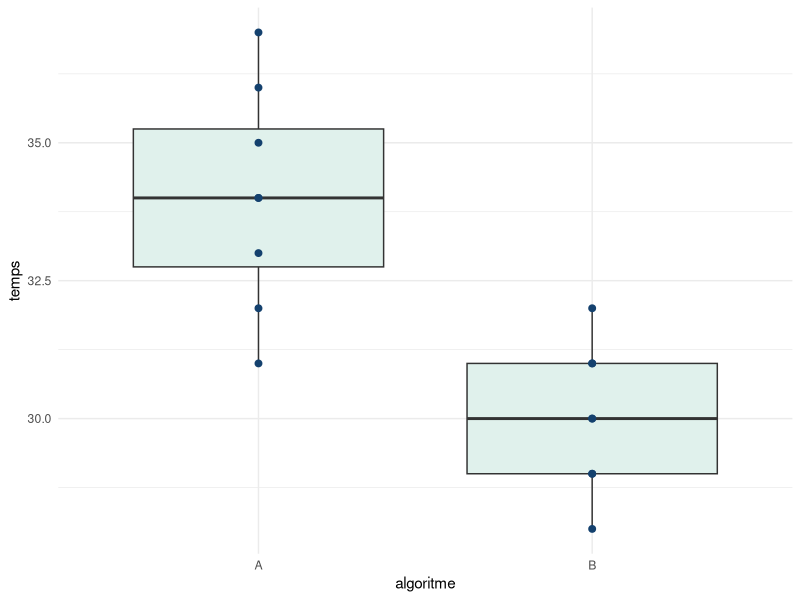

The R script that drew this image:
## ---- chunk 1
#| include: false
library(tidyverse)
set.seed(2026)
## ---- chunk 2
abans   <- c(120, 118, 130, 125, 119, 122, 121, 128)
despres <- c(112, 116, 124, 120, 116, 119, 117, 121)
t.test(despres, abans, paired = TRUE, alternative = "less")
## ---- chunk 3
alg_A <- c(34, 31, 33, 36, 35, 32, 37, 34)
alg_B <- c(29, 30, 31, 28, 32, 30, 29, 31)
t.test(alg_A, alg_B, alternative = "greater")
## ---- chunk 4
t.test(alg_A, alg_B, alternative = "greater", var.equal = TRUE)
## ---- chunk 5
dades <- tibble(
  temps = c(alg_A, alg_B),
  algoritme = rep(c("A", "B"), each = length(alg_A))
)

ggplot(dades, aes(algoritme, temps)) +
  geom_boxplot(fill = "#E0F1EC") +
  geom_point(color = "#14416E", size = 2) +
  theme_minimal()
## ---- chunk 6
t.test(alg_A, alg_B)$p.value
t.test(alg_A, alg_B, alternative = "greater")$p.value
